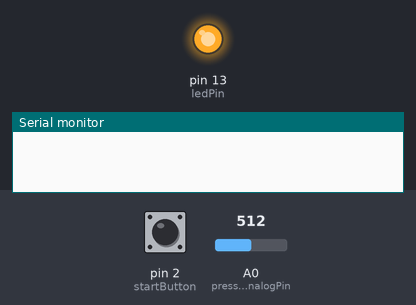
A sketch run on a simulated Arduino Uno, built with avr-gcc and run on an emulated ATmega328P. Shown: output pins drawn as LEDs (lit = HIGH), the last lines printed to the serial monitor. The inputs (shaded band) are chosen by the test bench; at power-on: A0 (pressureAnalogPin) = 512, pin 2 (startButton) LOW.

Above: at 1.2 s.
1.3 s: A0 (pressureAnalogPin) set to 983
2.8 s: A0 (pressureAnalogPin) set to 1019
At 3.1 s:
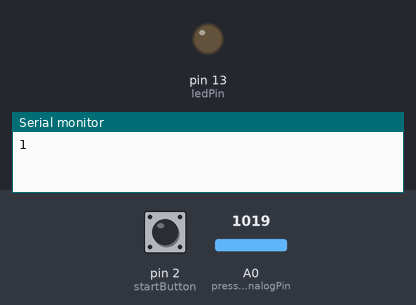
Timing chart, 0 to 5.8 s (numbered marks = the images above; inputs shaded):
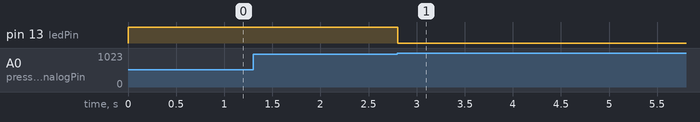

The sketch:

SwitchState2.ino
```cpp
/*
  basic state machine 2

  Modified to switch between states to write, read and clear EEPROM

 Demonstrates how to use a case statement to create a simple state machine.
 This code uses a potentiometer knob to select between 3 states.

 The circuit:
 * pot from analog in 0 to +5V
 * 10K resistor from analog in 0 to ground

 created 13 Apr 2010
 by Wendy Ju
 modified from switchCase by Tom Igoe

 12 Sep 2018
 Modified to switch between states to write, read and clear EEPROM
 */

#include <EEPROM.h>

const int numStates = 3;
const int sensorMin =0;
const int sensorMax = 1024;
const int EEPROMSIZE=1024;
int startButton = 2;
int pressureReading; //
unsigned long previousMillis = 0;
int counter = 0;

int pressureAnalogPin = 0;    // select the input pin for the potentiometer
int ledPin = LED_BUILTIN;
int state,lastState = -1;

byte value;

void setup() {
  // initialize serial communication:
  Serial.begin(9600);
  pinMode(ledPin, OUTPUT);
}

void loop() {
    pressureReading = analogRead(pressureAnalogPin);

  // do something different depending on the
  // range value:
  switch (state) {
  case 0:
    doState0();
    break;
  case 1:
    doState1();
    break;
  case 2:
    doState2();
    break;
  }
  lastState = state;
}
```

state0.ino
```cpp
// This borrows code from Examples->EEPROM->eeprom_clear

int count;

void state0Setup() {
  digitalWrite(ledPin, LOW);
}

void state0Loop() {
  unsigned long currentMillis = millis();
  if(pressureReading > 1000) {
    count = count + 1;
  } else {
    count = 0;
  }

  digitalWrite(LED_BUILTIN, HIGH);   // turn the LED on (HIGH is the voltage level)
  if(pressureReading > 1000 && count > 15) {
    state = 1;
    count = 0;
  }
  if(digitalRead(startButton)) {
    Serial.println("Reading from EEPROM");
    value = EEPROM.read(0);
    Serial.print(value);
    Serial.println();
    Serial.println("Done reading from EEPROM");
  }
}

void doState0() {
  if (lastState != 0) { state0Setup(); }
  state0Loop();
}
```

state1.ino
```cpp
// This borrows code from Examples->EEPROM->eeprom_read


void state1Setup() {
        Serial.println("Clearing EEPROM");
        EEPROM.write(0, 0);
        Serial.println("EEPROM Cleared");
}

void state1Loop() {
  unsigned long currentMillis = millis();

  digitalWrite(LED_BUILTIN, LOW);    // turn the LED off by making the voltage LOW
    if(pressureReading > 1000) {
      if (currentMillis - previousMillis >= 1000) {
          counter = counter + 1;
          previousMillis = currentMillis;
          Serial.println(counter);
      }
    } else {
        Serial.println("Writing to EEPROM");
        EEPROM.write(0, counter);
        Serial.println("committed to EEPROM!");
        state = 2;
    }
}

void doState1() {
  if (lastState != 1) { state1Setup(); }
  state1Loop();
}
```

state2.ino
```cpp
// This borrows code from Examples->EEPROM->eeprom_write

int endAddr;

void state2Setup() {
  digitalWrite(ledPin, LOW);
}

void state2Loop() {
  digitalWrite(LED_BUILTIN, HIGH);   // turn the LED on (HIGH is the voltage level)
  if(digitalRead(startButton)) {
    state = 0;
  }
}

void doState2() {
  if (lastState != 2) state2Setup();
  state2Loop();
}
```

Measured:
- the behaviour switches between 1000 and 1001 on A0 (pressureAnalogPin) (found by bisection; images 0 and 1)
- after the input at 1.3 s, every drawn part: stays the same
- after the input at 2.8 s, pin 13 (ledPin): HIGH → LOW at once
